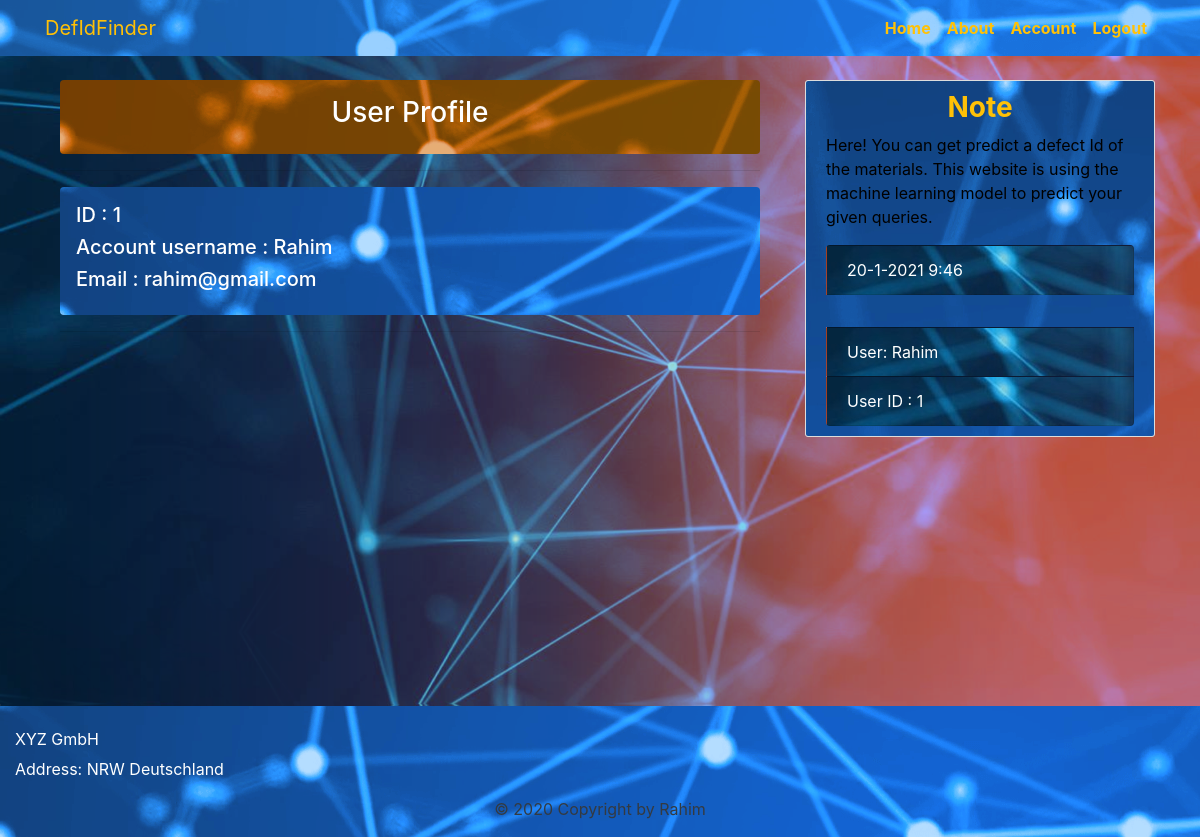
Page /account (signed in) on the committed database.
### app/modelsdb.py (models this page shows, shortened)
class User(db.Model,UserMixin):#for username,email,password
    id = db.Column(db.Integer, primary_key=True)
    username = db.Column(db.String(20), unique=True, nullable=False)
    email = db.Column(db.String(120), unique=True, nullable=False)
    password = db.Column(db.String(60), nullable=False)

### app/routes.py (the view)
@app.route("/account")
@login_required
def account():
    return render_template('account.html', title='Account', _params=params)

### app/modelsdb.py (called while the page is built)
@login_manager.user_loader
def load_user(user_id):
    return User.query.get(int(user_id))

### app/templates/account.html
{% extends "layout.html" %}
{% block content %}
	<div class="container">
		<div  class="container w-100 p-3 rounded text-white text-center" style="background-image: url({{ url_for('static', filename='img/Header-orange.png') }})">
			<h3 class="text-white text-center">User Profile</h3>
		</div>
		<hr>
		<div class="container w-100 p-3 rounded text-white" style="background-image: url({{ url_for('static', filename='img/Footer.png') }})">
			<h5>ID : {{ current_user.id }}</h5>
			<h5>Account username : {{ current_user.username }}</h5>
			<h5>Email : {{ current_user.email }}</h5>
		</div>
		<hr>
	</div>
{% endblock content %}

### app/templates/layout.html (shortened to what this page needs)
<!DOCTYPE html>
<html>
<head>
    <link rel="stylesheet" href="https://maxcdn.bootstrapcdn.com/bootstrap/4.0.0/css/bootstrap.min.css">
    <link rel="stylesheet" type="text/css" href="{{ url_for('static', filename='css/main.css') }}">
</head>
<body class="h-100 d-inline-block  w-100" style=" margin-top: -5rem;background-size: cover;background-image: url({{ url_for('static', filename='img/coding4.png') }})">
  <header class="site-header" style="margin-bottom: 10rem;">
      <nav class="navbar navbar-expand-md navbar-dark bg-steel fixed-top" style=" background-image: url({{ url_for('static', filename='img/Header.png') }})" >
          <div class="container">
              <a class="navbar-brand mr-4font-weight-bold text-warning" href="/">{{_params['nav_name']}}</a>
              <div class="collapse navbar-collapse " id="navbarToggle">
                  <div class="navbar-nav ">
                      <a class="nav-item nav-link font-weight-bold text-warning" href="{{ url_for('home') }}">Home</a>
                      <a class="nav-item nav-link font-weight-bold text-warning" href="{{ url_for('about') }}">About</a>
                      <a class="nav-item nav-link font-weight-bold text-warning" href="{{ url_for('account') }}">Account</a>
                      <a class="nav-item nav-link font-weight-bold text-warning" href="{{ url_for('logout') }}">Logout</a>
                  </div>
              </div>
          </div>
      </nav>
  </header>
  <main role="main" class="container" >
      <div class="row">
          <div class="col-md-8">
              {% block content %}
              {% endblock %}
          </div>
           <div class="col-md-4 rounded" >
               <div class="content-section" style="background-image: url({{ url_for('static', filename='img/FooterL.png') }})">
                  <h3 class="font-weight-bold text-warning text-center">Note</h3>
                        <p class="font-weight-normal">{{_params['note']}}</p>
                          <ul class="list-group bg-transparent text-white" >
                               <li class="list-group-item list-group-item-drak bg-steel" style="background-image: url({{ url_for('static', filename='img/pic4w.jpeg') }})">
                                </li>
                                 <li class="list-group-item list-group-item-drak bg-secondary" style="background-image: url({{ url_for('static', filename='img/pic4w.jpeg') }})"><a href="/account" class="text-white article-title"> User: {{ current_user.username }}</li></a>
                               <li class="list-group-item list-group-item-drak bg-secondary" style="background-image: url({{ url_for('static', filename='img/pic4w.jpeg') }})">User ID : {{ current_user.id }} </li>
                         </ul>
               </div>
           </div>
         </div>
  </main>
  <footer class="page-footer font-small blue  text-white  fixed-bottom " style="background-image: url({{ url_for('static', filename='img/Footer.png') }})">
        <div class="container-fluid text-center text-md-left">
            <div class="row">
                <div class="col-md-6 mt-md-20 mt-4 ">
                   <h6 class="font-weight-normal text-white text-left">{{_params['company_name']}}</h6>
                   <p>Address: {{_params['com_address']}}</p>
                </div>
            </div>
        </div>
        <div class="text-center text-dark" >
            <p> ©{{_params['copy_right']}}</p>
        </div>
    </footer>
</body>
</html>

### app/static/css/main.css (style rules this page uses)
body { background: #fafafa; color: #000000; margin-top:5rem; -webkit-background-size: cover; -moz-background-size: cover; background-size: cover; -o-background-size: cover; }
.bg-steel { background-color: #5f788a; }
.site-header .navbar-nav .nav-link { color: #cbd5db; }
.content-section { background: #ffffff; padding: 10px 20px; border: 1px solid #dddddd; border-radius: 3px; margin-bottom: 20px; }
.article-title { color: #444444; }
footer { margin-top: auto; background-color: #222; }

### rows in the picture
User: id "1", username "Rahim", email "rahim@gmail.com"

### other values in the picture
{{ _params['nav_name'] }} "DefIdFinder"
{{ _params['note'] }} "Here! You can get predict a defect Id of the materials. This website is using the machine learning model to predict your given queries."
{{ _params['company_name'] }} "XYZ GmbH"
{{ _params['com_address'] }} "NRW Deutschland"
{{ _params['copy_right'] }} "2020 Copyright by Rahim"
